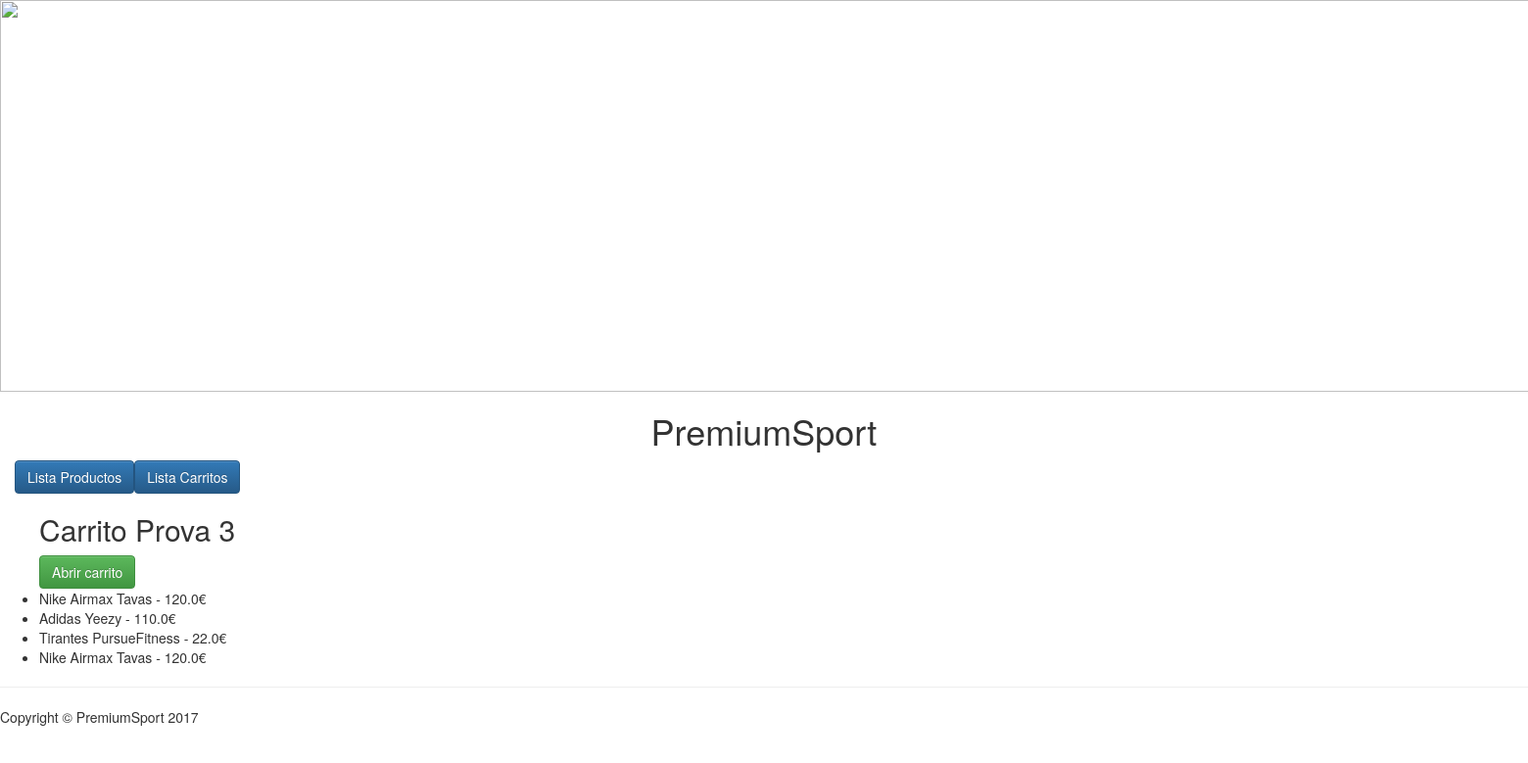
Page /carrito/5 on the committed database.
### productes/models.py (models this page shows, shortened)
class Detall(models.Model):
	producte = models.ForeignKey(Producte)
	carrito = models.ForeignKey(Carrito)
	quantitat = models.FloatField()

class Carrito(models.Model):
	nom = models.CharField(max_length=200,default=str(date.today()))
	obert = models.BooleanField(default=True)
	user = models.ForeignKey(User, blank=True, null=True)
	data = models.DateField(default=date.today())

class Producte(models.Model):
	nom = models.CharField(max_length=200)
	preu = models.FloatField(default=0.0)

### productes/views.py (the view)
# urls.py: url(r'^carrito/(?P<id>[0-9]+)$', carrito),
def carrito(request, id):
    template = loader.get_template('productes/carrito.html')
    carro = Carrito.objects.get(id=id)
    context = {
        'detalls': Detall.objects.filter(carrito=carro)
    }
    return HttpResponse(template.render(context, request))

### productes/templates/productes/carrito.html
{% extends "productes/base.html" %}
{% block content %}
<ul>
    {% for detall in detalls %}
	    {% if forloop.first %}
        	<h2>Carrito {{detall.carrito.nom}}</h2>
        {% if detall.carrito.obert == True%}
				<button class="btn btn-danger" type="button" onclick="location.href='/tancar'">Cerrar carrito</button>
				{%else%}
				<button class="btn btn-success" type="button" onclick="location.href='/abrir/{{detall.carrito.id}}'">Abrir carrito</button>
			{%endif%}
    	{%endif%}
    	<li>{{detall.producte.nom}} - {{detall.producte.preu}}€</li>
	{% empty %}
    	<li>No articles yet.</li>
	{% endfor %}
</ul>
{% endblock %}

### rows in the picture
Detall: carrito.nom "Prova 3", producte.nom "Nike Airmax Tavas", producte.preu "120.0"
Detall: producte.nom "Adidas Yeezy", producte.preu "110.0"
Detall: producte.nom "Tirantes PursueFitness", producte.preu "22.0"
Detall: producte.nom "Nike Airmax Tavas", producte.preu "120.0"
